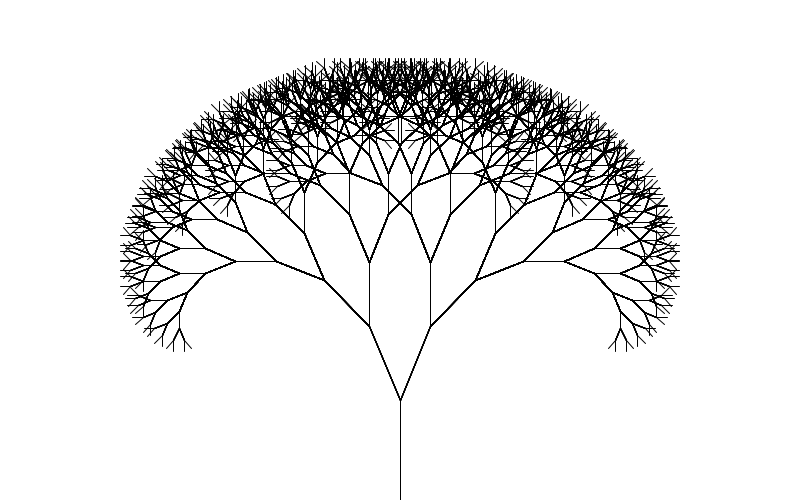
Frame 1 (no input)
Frame 60 (the mouse pressed at the canvas centre just before this capture): identical to frame 1, image omitted
Frame 120 (the mouse held since frame 60 and released just before this capture): identical to frame 1, image omitted

The Processing sketch that drew this single still picture (run headless with seeded random() and noise(); from frame 60 on, the mouse is pressed at the canvas centre):

// Processing sketch: hw08_1
// ── hw08_1.pde
void setup(){
  size(800,500);
}

void drawki(int level,float length){
  if(0 == level){
 
    line(0,0,0,-length);
 
    return;
  } 
    pushMatrix();
    
    drawki(level-1, length);
    popMatrix();
    
   pushMatrix();
   translate(0,-length);
   rotate(-PI /8);
   drawki(level-1, length*0.8);
   popMatrix();
   
   pushMatrix();
   translate(0,-length);
   rotate(PI /8);
   drawki(level-1, length*0.8);
   popMatrix();
  
}

void draw(){
  background(255);  
     translate(width/2,height);
     text("n= 1", 10,30);
  drawki(10, 100);
}
